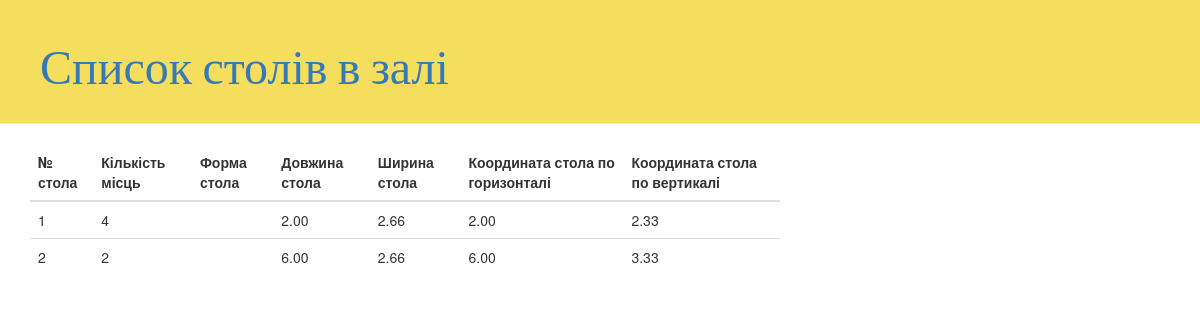
The page / on the database its author committed.
### restaurant/models.py (models this page shows, shortened)
class Board(models.Model):
    number_choose = (
        (1,'1'),
        (2, '2'),
        (3, '3'),
        (4, '4'),
        (5, '5'),
        (6, '6'),
        (7, '7'),
        (8, '8'),
        (9, '9'),
        (10, '10')
    )
    form_choose = (
        ('R', _('Прямокутний')),
        ('O', _('Овальний'))
    )
    author = models.ForeignKey('auth.User', verbose_name=_("Автор"))
    hall = models.ForeignKey('Hall', verbose_name=_("Зал"))
    board_number = models.IntegerField(verbose_name=_("№ стола"),
                                       choices=number_choose)
    number_seats = models.IntegerField(verbose_name=_("Кількість місць"),
                                       choices=number_choose,
                                       default=2)
    board_form = models.CharField(max_length=1,
                                  verbose_name=_("Форма стола"),
                                  choices=form_choose,
                                  default='R')
    board_length = models.DecimalField(max_digits=5,
                                       decimal_places=2,
                                       verbose_name=_("Довжина стола"),
                                       help_text=_("в % від довжини залу"))
    board_width = models.DecimalField(max_digits=5,
                                      decimal_places=2,
                                      verbose_name=_("Ширина стола"),
                                      help_text=_("в % від ширини залу"))
    coordinate_horizontal = models.DecimalField(max_digits=5,
                                                decimal_places=2,
                                                verbose_name=_("Координата стола в залі по горизонталі"),
                                                help_text=_("в %"))
    coordinate_vertical = models.DecimalField(max_digits=5,
                                              decimal_places=2,
                                              verbose_name=_("Кордината стола в залі по вертикалі"),
                                              help_text=_("в %"))
    description = models.CharField(max_length=200,
                                   verbose_name=_("Примітка"),
                                   blank=True,
                                   null=True)
    class Meta:
        unique_together = [
            ('hall', 'board_number')
        ]

### restaurant/views.py (the view)
# urls.py: url(r'^$', views.board_list_hall, name='board_list_hall'),
def board_list_hall(request):
    boards = Board.objects.all();
    return render(request, 'restaurant/board_list_hall.html', {'boards': boards})

### restaurant/templates/restaurant/board_list_hall.html (shortened to what this page needs)
{% extends 'restaurant/base.html' %}
{% block page_header %}Список столів в залі{% endblock %}
{% block boards_in_hall %}
    <table class="table table-border">
        <thead class="thead_table">
            <tr>
                <th>№ стола</th>
                <th>Кількість місць</th>
                <th>Форма стола</th>
                <th>Довжина стола</th>
                <th>Ширина стола</th>
                <th>Координата стола по горизонталі</th>
                <th>Координата стола по вертикалі</th>
            </tr>
        </thead>
        <tbody>
            {% for b in boards %}
                <div class="board">
                    <tr>
                        <td>{{ b.board_number }}</td>
                        <td>{{ b.number_seats }}</td>
                        <td>{{ b.form }}</td>
                        <td>{{ b.board_length }}</td>
                        <td>{{ b.board_width }}</td>
                        <td>{{ b.coordinate_horizontal }}</td>
                        <td>{{ b.coordinate_vertical }}</td>
                    </tr>
                </div>
            {% endfor %}
        </tbody>
    </table>
{% endblock %}

### restaurant/templates/restaurant/base.html (shortened to what this page needs)
{% load staticfiles %}
<!DOCTYPE html>
<html lang="en">
<head>
    <link rel="stylesheet" href="//maxcdn.bootstrapcdn.com/bootstrap/3.2.0/css/bootstrap.min.css">
    <link rel="stylesheet" href="//maxcdn.bootstrapcdn.com/bootstrap/3.2.0/css/bootstrap-theme.min.css">
    <link rel="stylesheet" href="{% static 'css/restaurant.css' %}">
</head>
<body>
    <div class="page-header">
        <h1><a>{% block page_header %}{% endblock %}</a></h1>
    </div>
    <div class="content container">
        <div class="row">
            <div class="col-md-8">
                {% block boards_in_hall %}
                {% endblock %}
            </div>
        </div>
    </div>
</body>
</html>

### restaurant/static/css/restaurant.css (style rules this page uses)
.page-header { color: blue; background-color: #f5dd5d; margin-top: 0; padding: 20px 20px 20px 40px; }
.page-header h1 a { font-family: 'lobster', cursive; font-size: 36pt; }
.board { color: aquamarine; }

### rows shown on the page
Board: board_number "1", number_seats "4", board_length "2.00", board_width "2.66", coordinate_horizontal "2.00", coordinate_vertical "2.33"
Board: board_number "2", number_seats "2", board_length "6.00", board_width "2.66", coordinate_horizontal "6.00", coordinate_vertical "3.33"
